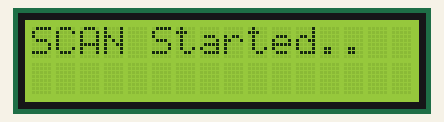
Simulated run of this sketch. Board: ESP32. On the bench: 16×2 character LCD. A WiFi scan finds three made-up networks; what the sketch prints to the serial monitor is not drawn.

Above: at 0.2 s.
At 2.2 s:
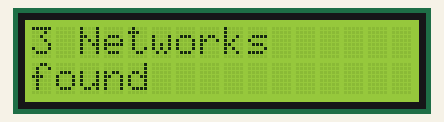
At 4.3 s:
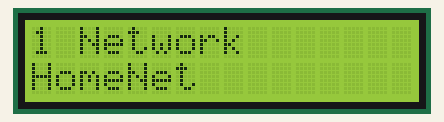
At 5.3 s:
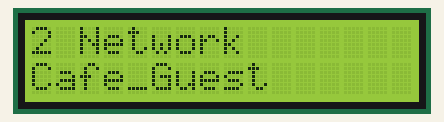
At 6.3 s:
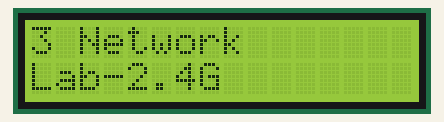

The sketch:

4wifiscan2.ino
```cpp
#include <WiFi.h>
#include <LiquidCrystal_I2C.h>

// set the LCD number of columns and rows
int lcdColumns = 16;
int lcdRows = 2;

// set LCD address, number of columns and rows
// if you don't know your display address, run an I2C scanner sketch
LiquidCrystal_I2C lcd(0x3F, lcdColumns, lcdRows);

void setup()
{
  lcd.init();

  // turn on LCD backlight
  lcd.backlight();
  Serial.begin(115200);
  Serial.println();

  WiFi.mode(WIFI_STA);
  WiFi.disconnect();
  delay(100);
}

void loop()
{
  Serial.print("Scan start ... ");
  lcd.clear();
  lcd.setCursor(0, 0);
  lcd.print("SCAN Started..");
  int n = WiFi.scanNetworks();
  lcd.clear();
  lcd.setCursor(0, 0);
  lcd.print(n);
  lcd.setCursor(2,0);
  lcd.print("Networks");
  lcd.setCursor(0,1);
  lcd.print("found");
  Serial.print(n);
  Serial.println(" network found");
  delay(2000);
  for (int i = 1; i < n+1; i++)
  {
    lcd.clear();
    lcd.setCursor(0, 0);
    lcd.print(i);
    lcd.print(" Network");
    lcd.setCursor(0, 1);
    lcd.print(WiFi.SSID(i-1));
    Serial.println(WiFi.SSID(i-1));
    Serial.print("(");
    Serial.print(WiFi.RSSI(i-1));
    Serial.print(")");
    delay(1000);
  }
  Serial.println();
  delay(3000);
}
```

Measured:
- by itself, everything shown: repeats every 10.1 s, in 5 steps
- what the display in image 0 shows lasts 2.0 s, from 0.2 s to 2.2 s
- what the display in image 2 shows lasts 1.0 s, from 4.2 s to 5.2 s
- what the display in image 4 shows lasts 4.0 s, from 6.3 s to 10.3 s
